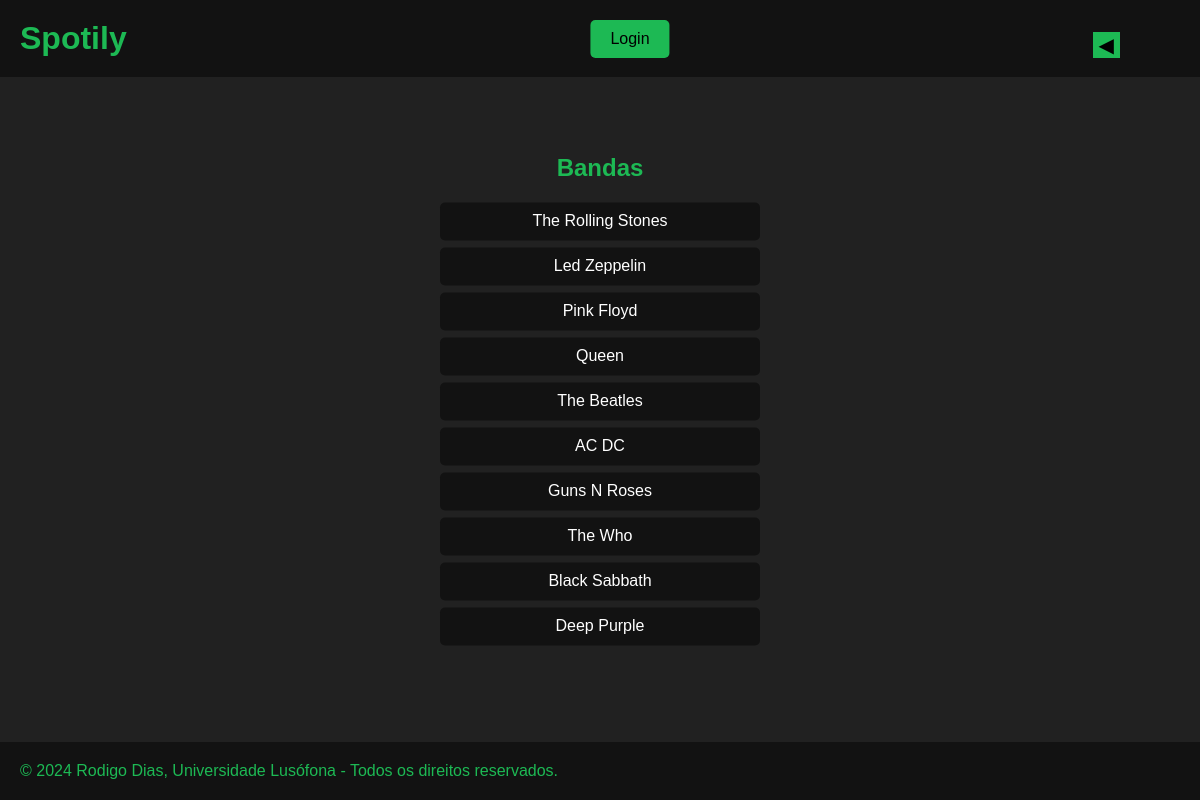
Page /bandas/bandas/ on the committed database.
### bandas/models.py (models this page shows, shortened)
class Banda(models.Model):
    nome = models.CharField(max_length=100)
    anoCriacao = models.IntegerField()
    descricao = models.TextField(default='')
    nacionalidade = models.CharField(max_length=100, default='')
    foto = models.ImageField(upload_to='bandas/fotos', null = True, blank = True)

### bandas/views.py (the view)
# urls.py: path('bandas/', views.bandas_view, name='bandas'),
def bandas_view(request):
    home = Logo.objects.get(nome='Home')
    bandas = Banda.objects.exclude(nome='Spotily')
    return render(request, "bandas/bandas.html", {
        'home': home,
        'bandas' : bandas
        })

### bandas/templates/bandas/bandas.html (shortened to what this page needs)
{% extends "bandas/layout.html" %}
{% block content %}
    <div class="lista">
        <h1 class="titulo">Bandas</h1>
        <ul class="lista-bandas">
            {% for banda in bandas %}
                <a href="{% url 'bandas:banda' banda.nome %}">
                    <li>{{ banda.nome }}</li>
                </a>
            {% endfor %}
        </ul>
    </div>
{% endblock %}

### bandas/templates/bandas/layout.html (style rules this page uses)
body { margin: 0px; padding: 0px; font-family: Arial, "Helvetica Neue", Helvetica, sans-serif; font-size: medium; background: #212121; }
a { text-decoration: none; }

### bandas/templates/bandas/bandas.html (style rules this page uses)
.lista { position:absolute; top:50%; left:50%; transform: translate(-50%,-50%); width:50%; text-align: center; }
.titulo { color: #1db954; font-size: 24px; margin-bottom: 20px; }
.lista-bandas { list-style-type: none; padding: 0; }
.lista-bandas li { width: 50%; background-color: #121212; padding: 10px; border-radius: 5px; margin: 7px auto; color:white; }
a { text-decoration:none; }

### rows in the picture
Banda: nome "The Rolling Stones"
Banda: nome "Led Zeppelin"
Banda: nome "Pink Floyd"
Banda: nome "Queen"
Banda: nome "The Beatles"
Banda: nome "AC DC"
Banda: nome "Guns N Roses"
Banda: nome "The Who"
Banda: nome "Black Sabbath"
Banda: nome "Deep Purple"
